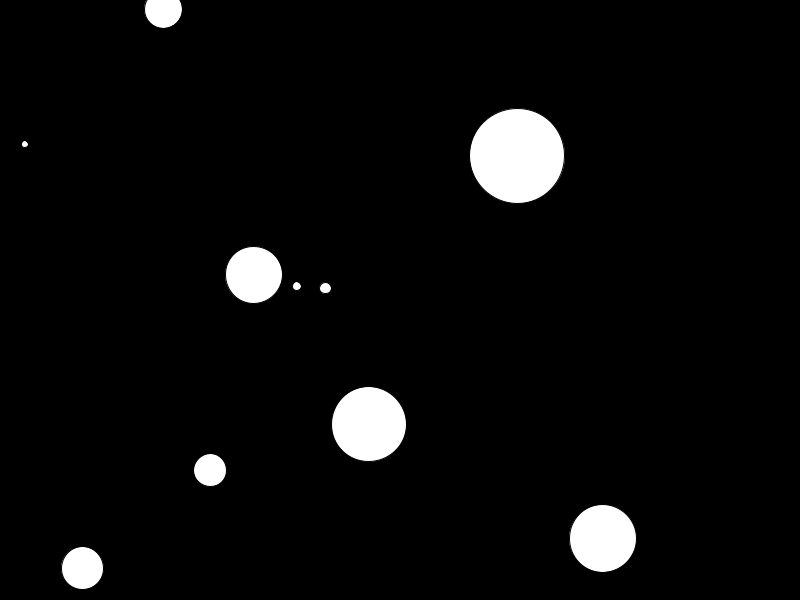
Frame 1 (no input)
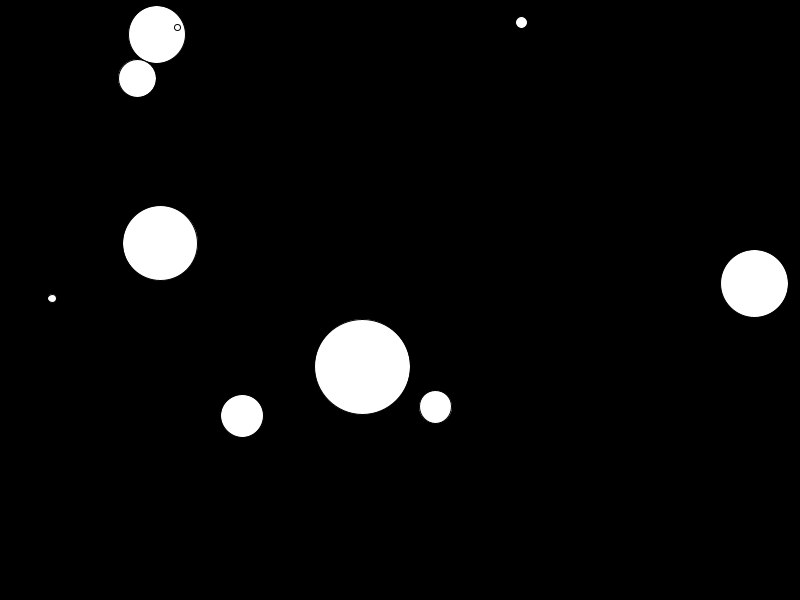
Frame 60 (the mouse pressed at the canvas centre just before this capture)
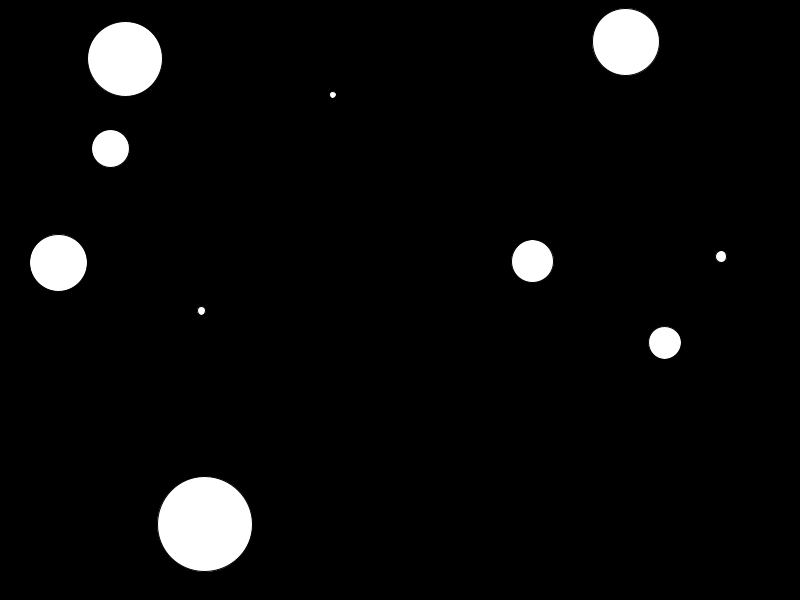
Frame 120 (the mouse held since frame 60 and released just before this capture)

The Processing sketch that drew these frames (run headless with seeded random() and noise(); from frame 60 on, the mouse is pressed at the canvas centre):

// Processing sketch: LotsOfBalls
// ── LotsOfBalls.pde
//declaring arrays
//int[] numbers;
//color[] c;
//float[] n;

//inititalizing arrays
//numbers= new int[10]
//c = new color[5];
//n = {35.6, 41.7, 2.0001};

//declaring and initializing arrays
//int[] numbers = new int[200];

//declare variables

//x, y, velX, velY, diam;
//float a, z, velA, velZ;
int count = 10;
//declare arrays
float[] x = new float [count];
float[] y = new float [count];
float[] velX = new float [count];
float[] velY = new float [count];
float[] diam = new float [count];


void setup() {
  //set size of canvas
  size(800, 600);

  //initialize variables
  int i = 0;
  while(i<count){
  x[i]= random(width);
  y[i]= random(height);
  diam[i] = random(5,100);
  velX[i] = random(-5, 5);
  velY[i] = random(-5, 5);
  i++;
  }

}

void draw() {
  //draw background to cover previous frame
  background(0);
int i = 0;
  //draw ball
  while( i<count){
  ellipse(x[i], y[i], diam[i], diam[i]);

  //draw another ball
  //ellipse(a,z, diam, diam);
  //add velocity to position
  x[i] += velX[i];
  y[i]+= velY[i];

  //bounce ball if it hits walls
  if (x[i] + diam[i]/2 >= width) {
    velX[i] = -abs(velX[i]);    //if the ball hits the right wall, assign x velocity the negative version of itself
  } else if (x[i] - diam[i]/2 <= 0) {
    velX[i] = abs(velX[i]);     //if the ball hits the left wall, assign x velocity the positive version of itself
  }
  if (y [i]+ diam[i]/2 >= height) {
    velY[i] = -abs(velY[i]);
  } else if (y[i] - diam[i]/2 <= 0) {
    velY[i] = abs(velY[i]);
  }
  
  i++;
  
}
}
